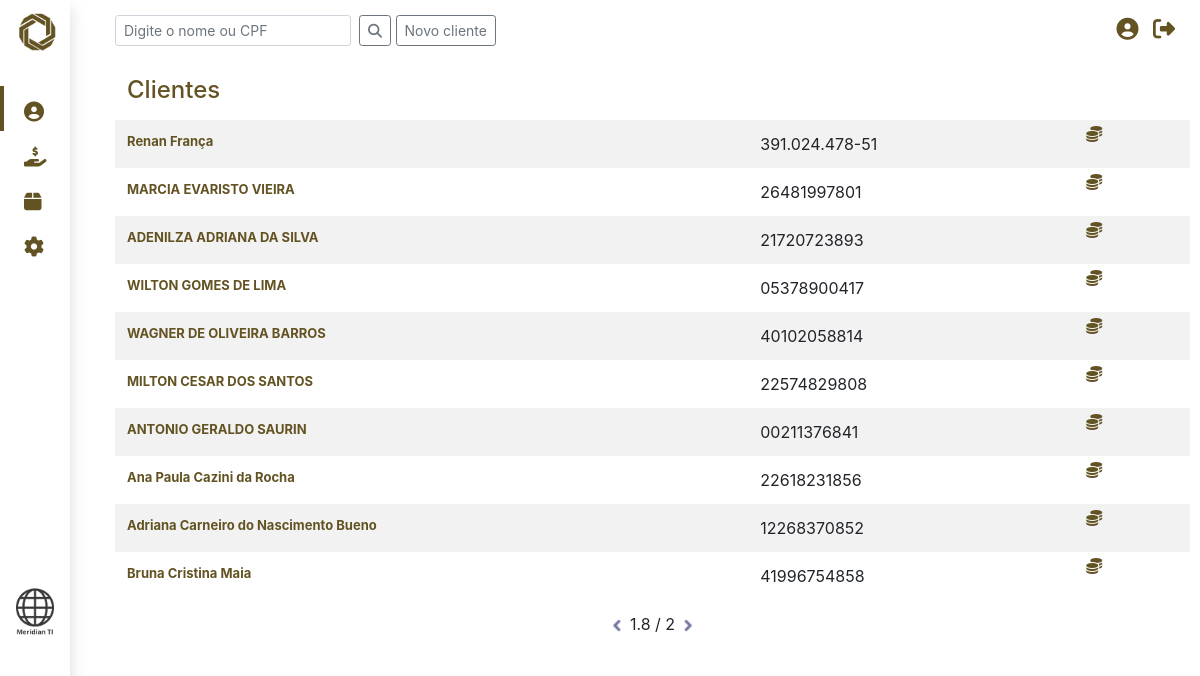
Page /index.php?offset=20 (signed in) on the committed database.
### tables this page shows
CREATE TABLE `clients` (
  `datainscricao` date DEFAULT current_timestamp(),
  `nome` varchar(100) DEFAULT NULL,
  `cpf` varchar(15) DEFAULT NULL,
  `precadastro` date DEFAULT current_timestamp(),
  `catpretendida` varchar(11) DEFAULT NULL,
  `sitatual` varchar(15) DEFAULT NULL,
  `datahabilitacao` date DEFAULT current_timestamp(),
  `datanascimento` date DEFAULT NULL,
  `nregistro` varchar(15) DEFAULT NULL,
  `ninscricao` varchar(20) DEFAULT NULL,
  `profissao` varchar(30) DEFAULT NULL,
  `estadocivil` varchar(15) DEFAULT NULL,
  `endereco` varchar(150) DEFAULT NULL,
  `numero` int(11) DEFAULT NULL,
  `bairro` varchar(50) DEFAULT NULL,
  `naturalidade` varchar(50) DEFAULT NULL,
  `pai` varchar(100) DEFAULT NULL,
  `mae` varchar(100) DEFAULT NULL,
  `foneresidencial` varchar(25) DEFAULT NULL,
  `fonecomercial` varchar(25) DEFAULT NULL,
  `fonecelular` varchar(25) DEFAULT NULL,
  `renach` varchar(15) DEFAULT NULL,
  `rg` varchar(15) DEFAULT NULL,
  `orgao` varchar(10) DEFAULT NULL,
  `uf` varchar(2) DEFAULT NULL,
  `datapsicotecnico` date DEFAULT current_timestamp(),
  `email` varchar(40) DEFAULT NULL,
  `observacoes` longtext DEFAULT NULL,
  `cod` int(11) NOT NULL,
  `valor_inicial` double DEFAULT NULL,
  `tipo_pagamento` int(11) DEFAULT NULL,
  `entrada` decimal(10,0) DEFAULT NULL,
  `parcelas` int(11) NOT NULL,
  `id_teacher` int(11) DEFAULT NULL
);

### index.php (the view, shortened to what this page needs)
<?php
    include './services/conn.php';
    if(isset($_POST['search']) && $_POST['search']!=''){
        $offset=0;
    }else{
        if (isset($_GET['offset'])){
            $offset = $_GET['offset'];
        }else header("Location: index.php?offset=0");
    }
    $resTotal = mysqli_query($con,'SELECT count(nome) FROM clients');
    $rowTotal = mysqli_fetch_row($resTotal);
    $sumTotal = $rowTotal[0];
    if($offset>=$sumTotal) $offset=$sumTotal-10;
    $indice1 = $offset/10+1;
    if($indice1==1) $index1Disp = 'none'; else $index1Disp = 'inline';
    $indice2 = floor($sumTotal/10)+1;
    if($indice1-$indice2==0) $index2Disp = 'none'; else $index2Disp = 'inline';
    $pag = $indice1." / ".$indice2;
?>
<!DOCTYPE html>
<html lang="en">
<head>
    <link rel="stylesheet" href="assets/css/style.css">
    <link rel="stylesheet" href="assets/bootstrap/css/bootstrap.css">
    <link rel="stylesheet" href="assets/css/tooltip.css">
</head>
<body>
  <div id="sidebar" class="col col-md-3 d-md-block d-none shadowCustom">
      <div class="sidebarTitle logoPadding"><img src="./assets/images/icon.png" height="45px"></div>
      <a href="index.php?offset0"><div class="sidebarItem activeItem"><i class="fas fa-user-circle"></i> </div></a>
      <a href="financial.php?offset0"><div class="sidebarItem"><i class="fas fa-hand-holding-usd inactiveItem"></i> </div></a>
      <a href="material.php"><div class="sidebarItem"><i class="fas fa-box inactiveItem"></i> </div></a>
      <div class="sidebarItem"><i class="fas fa-cog inactiveItem"></i> </div>
      <div class="spacer"></div>
      <a href="http://meridianti.com.br/" target="new"><div style="margin-left:10px"><img width="50px" src="./assets/images/meridian.png" title="Desenvolvido por Meridian TI"> </div></a>
  </div>
    <div id="customContainer">
        <div class="row">
            <div id="content" class="col" >
                <div id="bar" class="row d-md-block d-none ">
                        <div class="searchBox">
                            <form class="form-inline" method='POST' action='index.php'>
                                <input name="search" class="form-control form-control-sm mr-sm-2" type="search" placeholder="Digite o nome ou CPF" aria-label="Search">
                                <button class="btn btn-sm btn-outline-secondary text-center secondColor" type="submit"><i class="fa fa-search"></i></button>
                                &nbsp;<button class="btn btn-sm btn-outline-secondary text-center secondColor" data-toggle="modal" data-target="#modalAddCliente" type="button"> Novo cliente</button>
                            </form>
                        </div>
                        <div class="barIcons">
                            <a href="#"><i class="fas fa-user-circle majorIcon "></i></a>
                            <a href="services/logout.php"><i class="fas fa-sign-out-alt majorIcon"></i></a>
                        </div>
                  </div>
                <div class="floatLeft" class="row">
                        <table class="table table-striped">
                            <thead>
                              <tr>
                                <th scope="col" class="titlePageTitle">
                                Clientes
                                </th>
                              </tr>
                            </thead>
                            <tbody>
                            <?php
                            if (isset($_POST['search'])){
                                $select_query = "SELECT * FROM clients
                                WHERE nome like '%".$_POST['search']."%'
                                OR cpf like '%".$_POST['search']."%'
                                ORDER BY cod DESC
                                ";
                                $showPag = 'none';
                                $_POST['search'] = '';
                            }else{
                                $select_query = "SELECT * from clients ORDER BY cod DESC LIMIT 10 OFFSET ".$offset." ";
                                $showPag = 'inline';
                            }
                            $result = mysqli_query($con, $select_query);
                            while ($row = mysqli_fetch_array($result, MYSQLI_ASSOC)) {
                                echo "<tr>";
                                echo "<th scope='col' class='mediumfont'><a href='#' data-toggle='modal' data-target='#modalShowCliente' onclick=getUserData('". $row['cod'] ."')>" . $row['nome'] . "</a></th>";
                                echo "<td scope='col'>" . $row['cpf'] . "</th>";
                                echo "
                                <td class='d-md-inline d-none align-middle' data-toggle='modal' data-target='#modalPagamentos'><a href='#' onclick=getUserPayments('". $row['cod'] ."')><i class='fas fa-coins'></a></td>";
                            }
                            ?>
                            <tr style="background-color: white;text-align:center">
                              <td colspan=5>
                              <span id="pagination" style="display:<?php echo $showPag ?>">
                            <a href="index.php?offset=<?php echo $offset-10 ?>">
                                <img src="assets/images/arr_left.png" width="15px" style="display:<?php echo $index1Disp ?>">
                            </a>
                                <?php echo $pag ?>
                            <a href="index.php?offset=<?php echo $offset+10 ?>">
                                <img src="assets/images/arr_right.png" width="15px" style="display:<?php echo $index2Disp ?>">
                            </a>
                          </span>
                              </td>
                          </tr>
                            </tbody>
                          </table>
                </div>
            </div>
        </div>
    </div>
</body>
</html>

### assets/css/style.css (style rules this page uses)
body { background-color: #f8f8ff; margin-bottom: 0px !important; }
i { margin-right: 10px; }
#customContainer { max-width: 100% !important; overflow-x: hidden !important; margin-left:100px; }
#sidebar { background: #fff; height: 100vh; padding:0px; text-align:left; max-width: 70px; padding-top:11px; font-family: Verdana, Geneva, Tahoma, sans-serif; color:white; z-index: 1; position: fixed; margin-left: 0x; }
#bar { height: 60px; padding-right: 30px; padding-left: 30px; padding-top: 15px; }
.table th, .table td, .table tr { border: none !important; vertical-align: baseline; }
.table thead th { vertical-align: text-bottom; }
.mediumfont { font-size: 13px; }
.titlePageTitle { font-weight: 500; font-size: 24px; color: #635323; }
.searchBox { float: left; }
.searchBox i { margin: 0px !important; }
.barIcons { float: right; }
.sidebarTitle { color:white; font-size:28px; font-weight: bold; padding-left:15px; margin-bottom: 30px;; }
.sidebarItem { color:#635323; font-size:20px; height: 45px; padding-left:20px; padding-top: 11px; margin-left: 0px; transition: 0.3s; }
.activeItem { border-left:solid 4px #635323; }
.inactiveItem { border-left:solid 4px rgba(255, 0, 0, 0);; }
.majorIcon { font-size: 22px; vertical-align:middle; }
.spacer { height: 40vh; }
.logoPadding { padding-left:15px; }
.shadowCustom { -webkit-box-shadow: 0 0.5rem 1rem rgba(0, 0, 0, 0.15); -moz-box-shadow: 0 0.5rem 1rem rgba(0, 0, 0, 0.15); box-shadow: 0 0.5rem 1rem rgba(0, 0, 0, 0.15); }
a { color: #635323 !important; text-decoration: none !important; }
#pagination { display: block; text-align: center !important; width: 100%; }
.floatLeft { float: left; width: 100%; position: relative; margin-left: 15px; padding-right: 25px; }

### rows in the picture
clients: nome "Renan França", cpf "391.024.478-51"
clients: nome "MARCIA EVARISTO VIEIRA", cpf "26481997801"
clients: nome "ADENILZA ADRIANA DA SILVA", cpf "21720723893"
clients: nome "WILTON GOMES DE LIMA", cpf "05378900417"
clients: nome "WAGNER DE OLIVEIRA BARROS", cpf "40102058814"
clients: nome "MILTON CESAR DOS SANTOS", cpf "22574829808"
clients: nome "ANTONIO GERALDO SAURIN", cpf "00211376841"
clients: nome "Ana Paula Cazini da Rocha", cpf "22618231856"
clients: nome "Adriana Carneiro do Nascimento Bueno", cpf "12268370852"
clients: nome "Bruna Cristina Maia", cpf "41996754858"

### other values in the picture
$pag "1.8 / 2"
